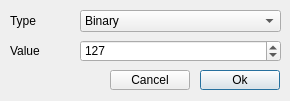
<?xml version="1.0" encoding="UTF-8"?>
<ui version="4.0">
 <class>FThresholdDialog</class>
 <widget class="QDialog" name="FThresholdDialog">
  <property name="geometry">
   <rect>
    <x>0</x>
    <y>0</y>
    <width>290</width>
    <height>101</height>
   </rect>
  </property>
  <property name="windowTitle">
   <string>Threshold</string>
  </property>
  <widget class="QComboBox" name="cboType">
   <property name="geometry">
    <rect>
     <x>80</x>
     <y>10</y>
     <width>201</width>
     <height>22</height>
    </rect>
   </property>
   <item>
    <property name="text">
     <string>Binary</string>
    </property>
   </item>
   <item>
    <property name="text">
     <string>Binary Inverted</string>
    </property>
   </item>
   <item>
    <property name="text">
     <string>Threshold Truncated</string>
    </property>
   </item>
   <item>
    <property name="text">
     <string>Threshold to Zero</string>
    </property>
   </item>
   <item>
    <property name="text">
     <string>Threshold to Zero Inverted</string>
    </property>
   </item>
  </widget>
  <widget class="QSpinBox" name="spnValue">
   <property name="geometry">
    <rect>
     <x>80</x>
     <y>40</y>
     <width>201</width>
     <height>22</height>
    </rect>
   </property>
   <property name="maximum">
    <number>255</number>
   </property>
   <property name="value">
    <number>127</number>
   </property>
  </widget>
  <widget class="QLabel" name="lblType">
   <property name="geometry">
    <rect>
     <x>10</x>
     <y>10</y>
     <width>61</width>
     <height>21</height>
    </rect>
   </property>
   <property name="text">
    <string>Type</string>
   </property>
  </widget>
  <widget class="QLabel" name="lblValue">
   <property name="geometry">
    <rect>
     <x>10</x>
     <y>40</y>
     <width>61</width>
     <height>21</height>
    </rect>
   </property>
   <property name="text">
    <string>Value</string>
   </property>
  </widget>
  <widget class="QPushButton" name="cmdOk">
   <property name="geometry">
    <rect>
     <x>200</x>
     <y>70</y>
     <width>80</width>
     <height>20</height>
    </rect>
   </property>
   <property name="text">
    <string>Ok</string>
   </property>
  </widget>
  <widget class="QPushButton" name="cmdCancel">
   <property name="geometry">
    <rect>
     <x>110</x>
     <y>70</y>
     <width>80</width>
     <height>20</height>
    </rect>
   </property>
   <property name="text">
    <string>Cancel</string>
   </property>
  </widget>
 </widget>
 <resources/>
 <connections/>
</ui>
